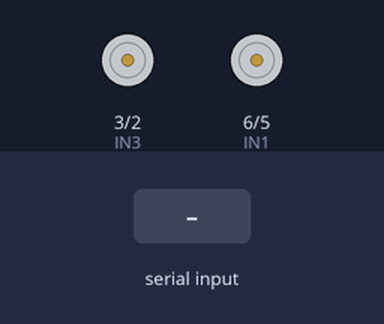
The sketch below on a simulated Arduino Uno, built with avr-gcc and run on an emulated ATmega328P. Parts: motor-driver pin pairs drawn as motors (green arrow = first pin HIGH = forward, orange = second pin HIGH = backward, longer = more drive). Inputs (shaded band) come from the test bench.

Above: at 1.2 s.
1.3 s: "f\n" received over Serial
At 2.1 s:
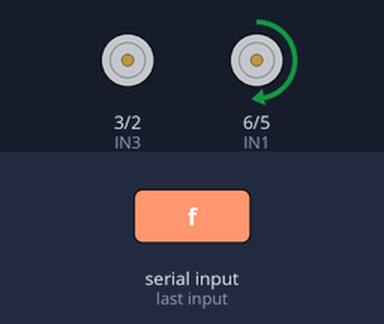
2.8 s: byte 97 ('a') received over Serial
At 3.3 s:
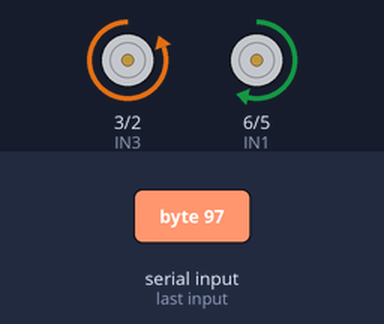
4.3 s: byte 98 ('b') received over Serial
At 5.5 s:
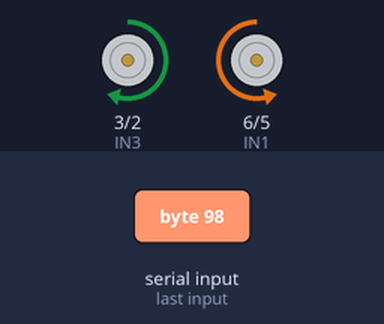
5.8 s: byte 100 ('d') received over Serial
At 6.8 s:
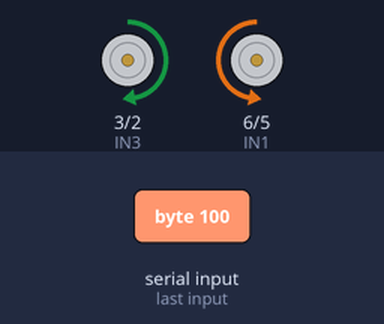
7.3 s: byte 108 ('l') received over Serial
At 7.9 s:
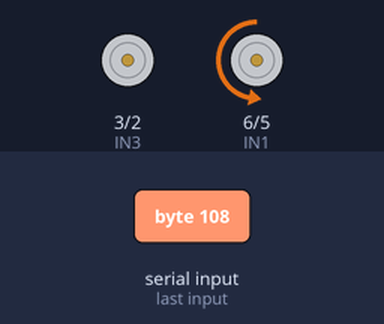
8.8 s: byte 114 ('r') received over Serial
At 10.2 s:
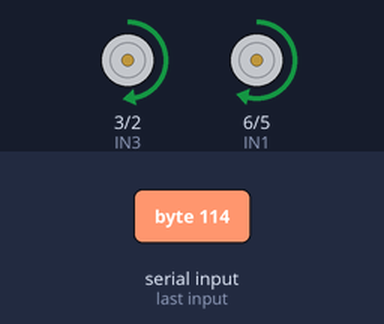
Timing chart, 0 to 11.3 s (numbered marks = the images above; inputs shaded):
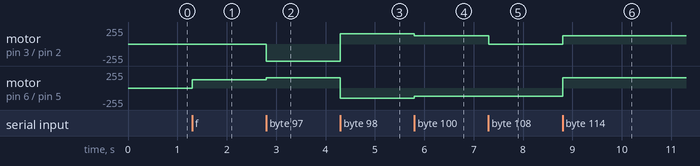

The sketch:

firmware.ino
```cpp
// Pin di direzione per i motori
#define IN1 6  // Motore B - avanti
#define IN2 5  // Motore B - indietro
#define IN3 3  // Motore A - indietro
#define IN4 2  // Motore A - avanti

int speedLevel = 0; // Velocità iniziale (0-255) 255/2=127.5 ->127
char currentCommand = 's'; // Memorizza il comando attuale ('s' significa fermo)
bool firstCommandAfterStop = true; // Flag per il primo comando dopo lo stop

void setup() {
  pinMode(IN1, OUTPUT);
  pinMode(IN2, OUTPUT);
  pinMode(IN3, OUTPUT);
  pinMode(IN4, OUTPUT);

  Serial.begin(9600);
}

void loop() {
  if (Serial.available()) {
    char command = Serial.read();  // Legge il comando dalla seriale
    command = tolower(command); //converte in minuscolo
    if (command == '\n' || command=='\r') return;
    //Serial.println(command);       // Debug: stampa il comando ricevuto

    if (command == 'a') {  // Accelera
      speedLevel += 25;
      if (speedLevel >= 255) speedLevel = 255;
      //Serial.print("Velocità aumentata: ");
      //Serial.println(speedLevel);
      applyMovement(); // Applica la velocità al comando attuale
    }
    else if (command == 'd') {  // Decelera
      speedLevel -= 25;
      if (speedLevel <= 0) speedLevel = 0;
      //Serial.print("Velocità ridotta: ");
      //Serial.println(speedLevel);
      applyMovement(); // Applica la velocità al comando attuale
    }
    else if (command == 'v') {  // Legge la velocità attuale
      delay(50); // Attendi 50 millisecondi
      Serial.println(speedLevel);
    }
    else if (command == 's') {
      currentCommand = 's';
      speedLevel = 0; // Imposta a 0 quando si preme stop
      firstCommandAfterStop = true; // Imposta il flag
      applyMovement();
    }
    else if (command == 'f' || command == 'b' || command == 'l' || command == 'r') {
      currentCommand = command;
      if (firstCommandAfterStop) {
        speedLevel = 127; // Imposta a 127 se è il primo comando dopo lo stop
        firstCommandAfterStop = false; // Resetta il flag
      }
      applyMovement();
    }
    else {
      // Se è un comando di movimento, aggiorna il comando attuale
      currentCommand = command;
      applyMovement();  // Applica subito il comando
    }
  }
}

// Funzione per applicare il movimento in base al comando attuale e alla velocità
void applyMovement() {
      switch (currentCommand) {
        case 'f':  // Avanti
          moveMotors(speedLevel, 0, 0, speedLevel);
          //Serial.println("Motore avanti");
          break;

        case 'b':  // Indietro
          moveMotors(0, speedLevel, speedLevel, 0);
          //Serial.println("Motore indietro");
          break;

        case 'l':  // Sinistra
          moveMotors(0, speedLevel, 0, speedLevel);
          //Serial.println("Gira a sinistra");
          break;

        case 'r':  // Destra
          moveMotors(speedLevel, 0, speedLevel, 0);
          //Serial.println("Gira a destra");
          break;

        case 's':
          moveMotors(0, 0, 0, 0);
          speedLevel=0;
          break;

        default:
          Serial.println("Comando non riconosciuto");
          break;

  }
}

// Funzione per controllare i motori con la velocità attuale
void moveMotors(int val1, int val2, int val3, int val4) {
  analogWrite(IN1, val1);
  analogWrite(IN2, val2);
  analogWrite(IN3, val3);
  analogWrite(IN4, val4);
}
```

Measured:
- after the input at 1.3 s, motor on pin 6 (IN1) / pin 5 (IN2): stopped → forward 127/255 at once
- after the input at 2.8 s, motor on pin 3 (IN3) / pin 2 (IN4): stopped → backward 255/255 at once; motor on pin 6 (IN1) / pin 5 (IN2): forward 127/255 → forward 152/255 at once
- after the input at 4.3 s, motor on pin 3 (IN3) / pin 2 (IN4): backward 255/255 → forward 152/255 at once; motor on pin 6 (IN1) / pin 5 (IN2): forward 152/255 → backward 152/255 at once
- after the input at 5.8 s, motor on pin 3 (IN3) / pin 2 (IN4): forward 152/255 → forward 127/255 at once; motor on pin 6 (IN1) / pin 5 (IN2): backward 152/255 → backward 127/255 at once
- after the input at 7.3 s, motor on pin 3 (IN3) / pin 2 (IN4): forward 127/255 → stopped at once
- after the input at 8.8 s, motor on pin 3 (IN3) / pin 2 (IN4): stopped → forward 127/255 at once; motor on pin 6 (IN1) / pin 5 (IN2): backward 127/255 → forward 152/255 at once
